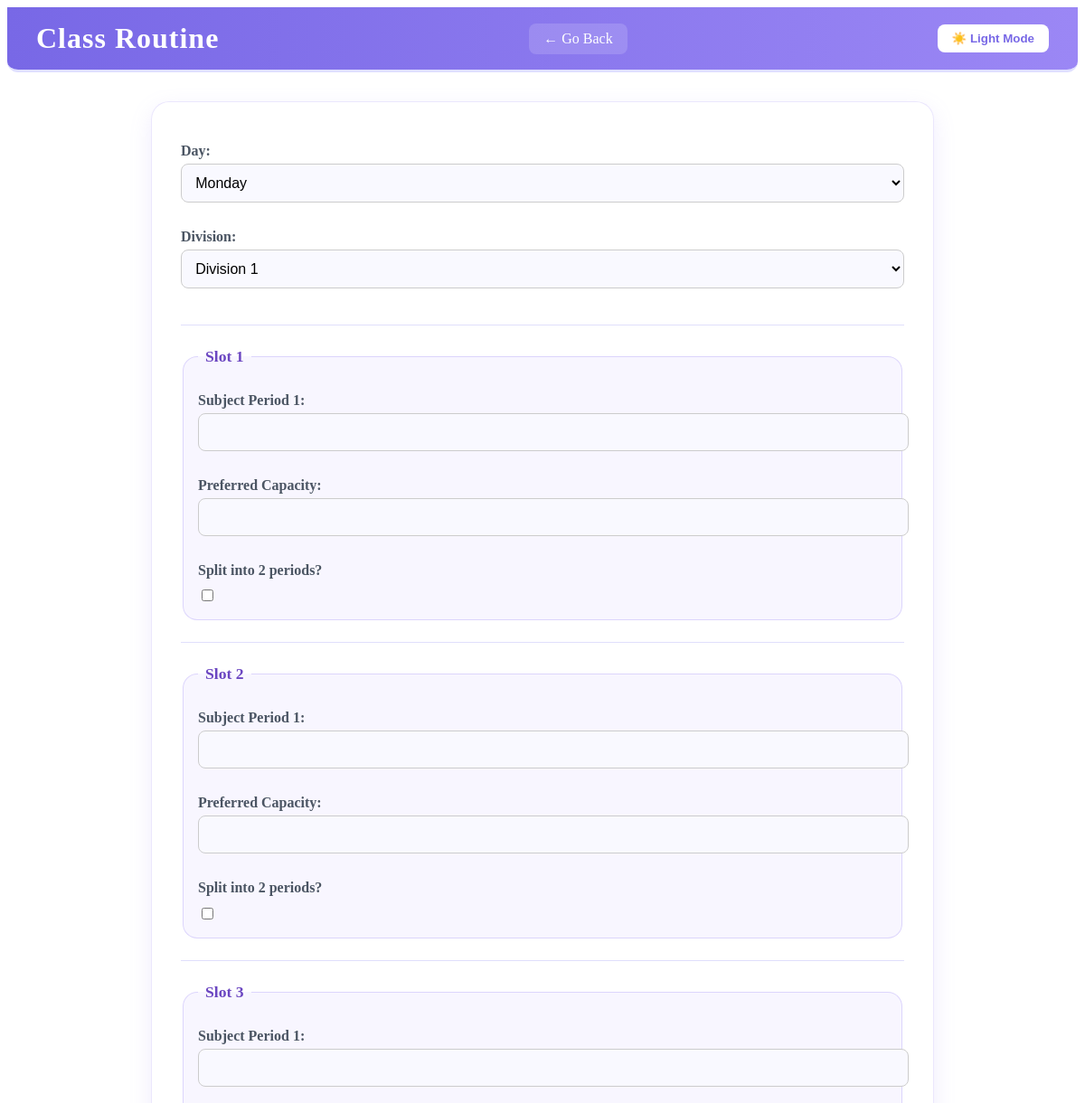
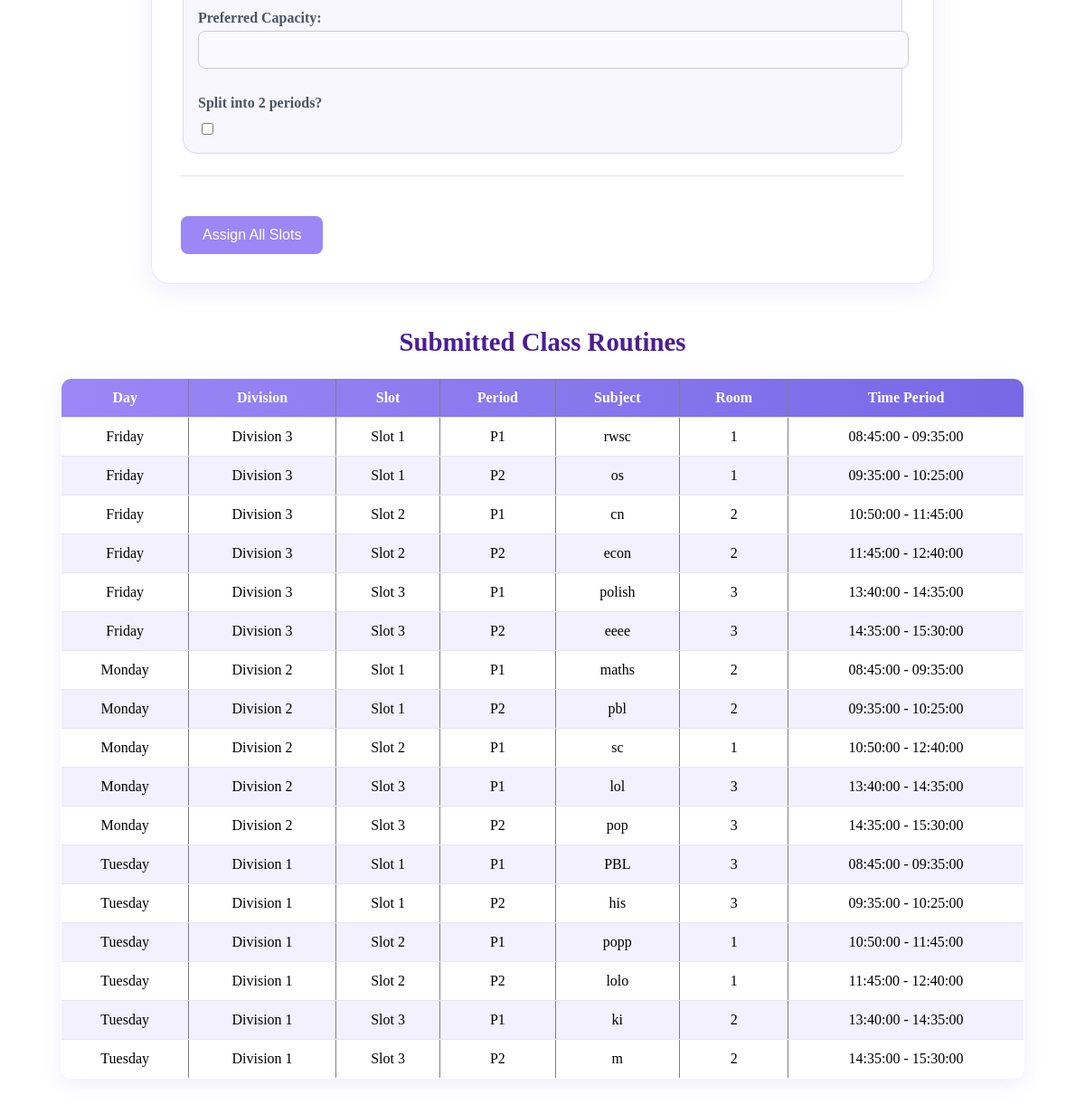
/class-routine (signed in), run on the app's committed database (2 pictures, top to bottom).
### website/models.py (models this page shows)
class ClassRoutine(db.Model):
    id = db.Column(db.Integer, primary_key=True)
    division = db.Column(db.String(50), nullable=False)  # e.g., Division 1
    user_id = db.Column(db.Integer, db.ForeignKey('user.id'))
    day = db.Column(db.String(10), nullable=False)
    time_slot = db.Column(db.String(20), nullable=False)  # e.g., Slot 1
    period_number = db.Column(db.Integer, nullable=False)  # 1 or 2
    subject = db.Column(db.String(100), nullable=False)
    start_time = db.Column(db.Time, nullable=False)
    end_time = db.Column(db.Time, nullable=False)
    room_id = db.Column(db.Integer, db.ForeignKey('workspace.id'))
    timestamp = db.Column(db.DateTime, default=datetime.utcnow)
    room = db.relationship('Workspace')

### website/views.py (the view, shortened to what this page needs)
@views.route('/class-routine', methods=['GET', 'POST'])
@login_required
def class_routine():
    time_slots = {
        "Slot 1": (time(8, 45), time(10, 25)),
        "Slot 2": (time(10, 50), time(12, 40)),
        "Slot 3": (time(13, 40), time(15, 30))
    }
    all_routines = (
        db.session.query(ClassRoutine)
        .filter(ClassRoutine.period_number.in_([1, 2]))  # Ensure both periods are included
        .order_by(ClassRoutine.day, ClassRoutine.time_slot, ClassRoutine.division, ClassRoutine.period_number)
        .all()
    )
    unique_routines = {}
    for r in all_routines:
        key = (r.day, r.division, r.period_number,r.time_slot)
        if key not in unique_routines:
            unique_routines[key] = r
    routines = list(unique_routines.values())
    return render_template('class-routine.html', user=current_user, routines=routines)

### website/__init__.py (called while the page is built)
def create_app():
    app = Flask(__name__)
    app.config['SECRET_KEY'] = 'love'
    app.config['SQLALCHEMY_DATABASE_URI'] = f'sqlite:///{DB_NAME}'
    db.init_app(app)
    from .views import views
    from .auth import auth
    app.register_blueprint(views, url_prefix='/')
    app.register_blueprint(auth, url_prefix='/')
    from .models import User, Workspace  # Import Workspace model
    with app.app_context():
        db.create_all()
        seed_workspaces()  # Seed default workspaces
    login_manager = LoginManager()
    login_manager.login_view = 'auth.login'
    login_manager.init_app(app)
    @login_manager.user_loader
    def load_user(id):
        return User.query.get(int(id))
    return app

### website/templates/class-routine.html (shortened to what this page needs)
<!DOCTYPE html>
<html lang="en">
<head>
    <link rel="stylesheet" href="{{ url_for('static', filename='styles/routine.css') }}">
</head>
<body>
<header class="header">
    <h1>Class Routine</h1>
    <a href="/" class="details-link">← Go Back</a>
    <button onclick="toggleTheme()" id="themeToggle">☀️ Light Mode</button>
</header>
<form method="POST">
  <label>Day:</label>
  <select name="day" required>
    <option>Monday</option>
  </select>
  <label>Division:</label>
  <select name="division" required>
    <option>Division 1</option>
  </select>
  <hr>
  {% for slot in ['Slot 1', 'Slot 2', 'Slot 3'] %}
    <fieldset>
      <legend>{{ slot }}</legend>
      <label>Subject Period 1:</label>
      <input type="text" name="subject_{{ slot }}_1" required>
      <label>Preferred Capacity:</label>
      <input type="number" name="capacity_{{ slot }}" min="1" required>
      <label>Split into 2 periods?</label>
      <input type="checkbox" name="split_{{ slot }}" onchange="toggleSplit('{{ slot }}')">
    </fieldset>
    <hr>
  {% endfor %}
  <button type="submit">Assign All Slots</button>
</form>
<h2>Submitted Class Routines</h2>
<table border="1">
  <thead>
    <tr>
      <th>Day</th>
      <th>Division</th>
      <th>Slot</th>
      <th>Period</th>
      <th>Subject</th>
      <th>Room</th>
      <th>Time Period</th>
    </tr>
  </thead>
  <tbody>
    {% for routine in routines %}
        <tr>
            <td>{{ routine.day }}</td>
            <td>{{ routine.division }}</td>
            <td>{{ routine.time_slot }} </td>
            <td>P{{ routine.period_number }}</td>
            <td>{{ routine.subject }}</td>
            <td>{{ routine.room_id}}</td>
            <td>{{ routine.start_time }} - {{ routine.end_time }}</td>
        </tr>
    {% endfor %}
  </tbody>
</table>

### website/static/styles/routine.css (style rules this page uses)
.header { display: flex; justify-content: space-between; align-items: center; background: linear-gradient(to right, #7868e6, #9b87f5); padding: 1rem 2rem; color: #ffffff; border-bottom: 3px solid #e0e0ff; border-radius: 0 0 12px 12px; }
.header h1 { margin: 0; font-size: 2rem; font-weight: 600; letter-spacing: 1px; }
.header a.details-link { text-decoration: none; color: #ffffff; font-weight: 500; background: rgba(255, 255, 255, 0.15); padding: 0.5rem 1rem; border-radius: 8px; transition: background 0.2s ease; }
#themeToggle { background: #ffffff; color: #7868e6; border: none; padding: 0.5rem 1rem; border-radius: 8px; font-weight: bold; cursor: pointer; transition: background 0.3s ease; }
form { background: rgba(255, 255, 255, 0.85); backdrop-filter: blur(6px); padding: 2rem; margin: 2rem auto; border-radius: 20px; max-width: 800px; box-shadow: 0 8px 24px rgba(155, 135, 245, 0.15); border: 1px solid rgba(155, 135, 245, 0.2); }
form label { display: block; margin: 0.8rem 0 0.3rem; font-weight: 600; color: #4b5563; }
form input[type="text"], form input[type="number"], form select { width: 100%; padding: 0.7rem; margin-bottom: 1rem; border-radius: 0.5rem; border: 1px solid #ccc; font-size: 1rem; background-color: #f9f9ff; }
form input[type="checkbox"] { margin-top: 0.5rem; }
fieldset { border: 1px solid rgba(155, 135, 245, 0.3); border-radius: 1rem; padding: 1rem; margin-bottom: 1rem; background-color: rgba(245, 243, 255, 0.7); }
legend { font-weight: bold; font-size: 1.1rem; color: #6b46c1; padding: 0 0.5rem; }
hr { border: none; border-top: 1px solid #e0dffc; margin: 1.5rem 0; }
h2 { text-align: center; margin-top: 3rem; font-size: 1.8rem; color: #4c1d95; }
table { width: 90%; margin: 1rem auto 3rem; border-collapse: collapse; background-color: rgba(255, 255, 255, 0.9); border-radius: 12px; overflow: hidden; box-shadow: 0 6px 20px rgba(155, 135, 245, 0.15); }
thead { background: linear-gradient(to right, #9b87f5, #7868e6); color: white; }
th, td { padding: 0.75rem 1rem; text-align: center; border-bottom: 1px solid #e2e8f0; }
tr:last-child td { border-bottom: none; }
tr:nth-child(even) { background-color: #f3f0ff; }
button[type="submit"] { background-color: #9b87f5; color: white; border: none; padding: 12px 24px; font-size: 16px; border-radius: 8px; cursor: pointer; transition: background-color 0.3s ease, transform 0.3s ease; margin-top: 20px; }

### data on the page
ClassRoutine: day "Friday", division "Division 3", time_slot "Slot 1", period_number "1", subject "rwsc", room_id "1", start_time "08:45:00", end_time "09:35:00"
ClassRoutine: day "Friday", division "Division 3", time_slot "Slot 1", period_number "2", subject "os", room_id "1", start_time "09:35:00", end_time "10:25:00"
ClassRoutine: day "Friday", division "Division 3", time_slot "Slot 2", period_number "1", subject "cn", room_id "2", start_time "10:50:00", end_time "11:45:00"
ClassRoutine: day "Friday", division "Division 3", time_slot "Slot 2", period_number "2", subject "econ", room_id "2", start_time "11:45:00", end_time "12:40:00"
ClassRoutine: day "Friday", division "Division 3", time_slot "Slot 3", period_number "1", subject "polish", room_id "3", start_time "13:40:00", end_time "14:35:00"
ClassRoutine: day "Friday", division "Division 3", time_slot "Slot 3", period_number "2", subject "eeee", room_id "3", start_time "14:35:00", end_time "15:30:00"
ClassRoutine: day "Monday", division "Division 2", time_slot "Slot 1", period_number "1", subject "maths", room_id "2", start_time "08:45:00", end_time "09:35:00"
ClassRoutine: day "Monday", division "Division 2", time_slot "Slot 1", period_number "2", subject "pbl", room_id "2", start_time "09:35:00", end_time "10:25:00"
ClassRoutine: day "Monday", division "Division 2", time_slot "Slot 2", period_number "1", subject "sc", room_id "1", start_time "10:50:00", end_time "12:40:00"
ClassRoutine: day "Monday", division "Division 2", time_slot "Slot 3", period_number "1", subject "lol", room_id "3", start_time "13:40:00", end_time "14:35:00"
ClassRoutine: day "Monday", division "Division 2", time_slot "Slot 3", period_number "2", subject "pop", room_id "3", start_time "14:35:00", end_time "15:30:00"
ClassRoutine: day "Tuesday", division "Division 1", time_slot "Slot 1", period_number "1", subject "PBL", room_id "3", start_time "08:45:00", end_time "09:35:00"
ClassRoutine: day "Tuesday", division "Division 1", time_slot "Slot 1", period_number "2", subject "his", room_id "3", start_time "09:35:00", end_time "10:25:00"
ClassRoutine: day "Tuesday", division "Division 1", time_slot "Slot 2", period_number "1", subject "popp", room_id "1", start_time "10:50:00", end_time "11:45:00"
ClassRoutine: day "Tuesday", division "Division 1", time_slot "Slot 2", period_number "2", subject "lolo", room_id "1", start_time "11:45:00", end_time "12:40:00"
ClassRoutine: day "Tuesday", division "Division 1", time_slot "Slot 3", period_number "1", subject "ki", room_id "2", start_time "13:40:00", end_time "14:35:00"
ClassRoutine: day "Tuesday", division "Division 1", time_slot "Slot 3", period_number "2", subject "m", room_id "2", start_time "14:35:00", end_time "15:30:00"

### other printed values
{{ slot }} "Slot 1" "Slot 2" "Slot 3"
